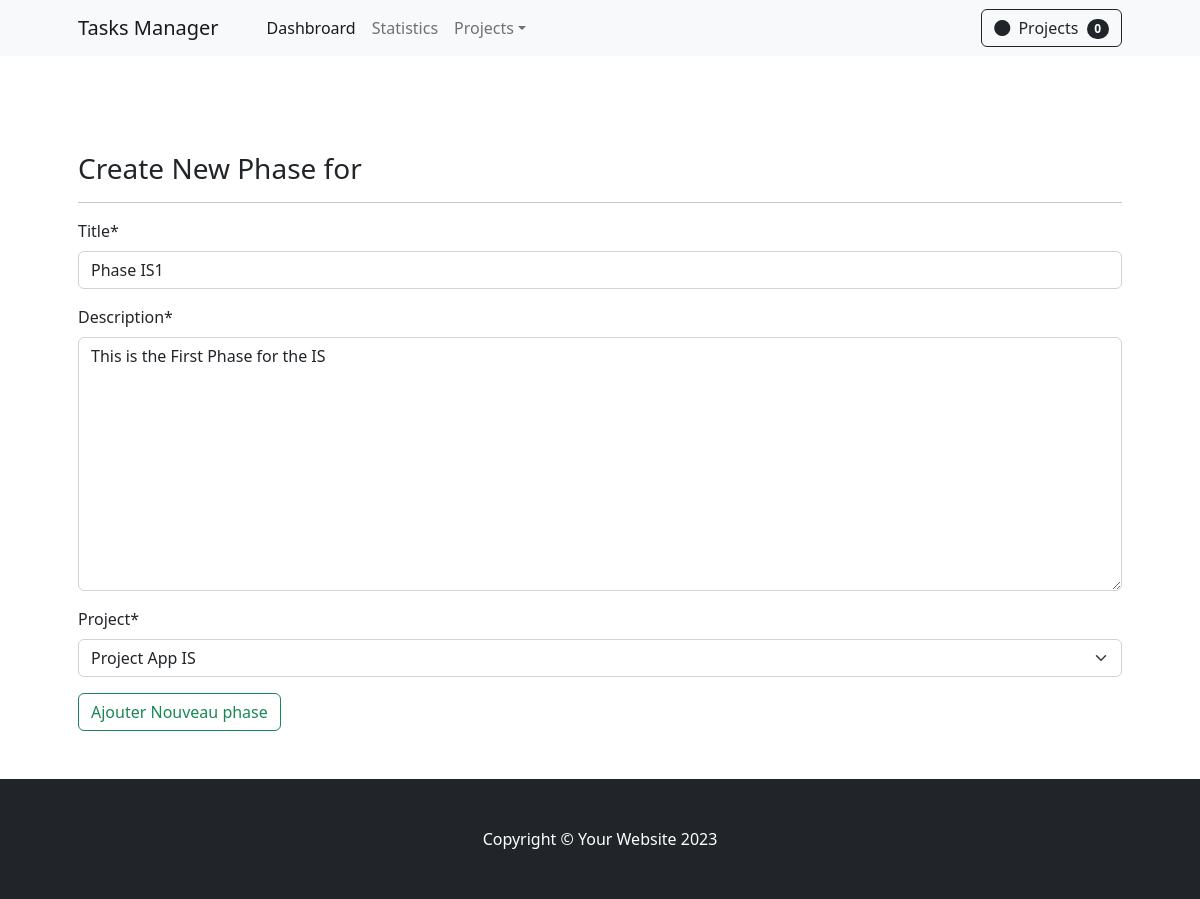
Screenshot of /phases/1/update/ with the database file from the repository.
### apps/backend/models.py (models this page shows, shortened)
class Phase(models.Model):
    title           = models.CharField(max_length=150)
    description     = models.TextField(blank=False)
    project         = models.ForeignKey(Project, on_delete=models.CASCADE, related_name='phases')

class Project(models.Model):
    title           = models.CharField(max_length=150)
    description     = models.TextField(blank=False)
    phases_nbr      = models.IntegerField(default=0)
    created_at      = models.DateTimeField(default=datetime.now)
    updated_at      = models.DateTimeField(default=datetime.now)
    ongoing         = models.BooleanField(default=False)
    started_at      = models.DateTimeField(default=datetime.now)
    finished        = models.BooleanField(default=False)
    finished_at     = models.DateTimeField(default=datetime.now)
    def __str__(self) -> str:
        return self.title

### apps/backend/views/phase.py (the view)
# urls.py: path('phases/<int:pk>/update/', view=PhaseUpdateView.as_view(), name='phase-update'),
class PhaseUpdateView(UpdateView):
    model           =   Phase
    template_name   =   'phases/phase_create.html'
    fields          =   '__all__'
    success_url     =   reverse_lazy('project-list')

### apps/backend/templates/phases/phase_create.html (shortened to what this page needs)
{% extends '_base.html' %}
{% load crispy_forms_tags %}
{% load static %}
{% block content %}
    <section class="py-5">
        <div class="container px-4 px-lg-5 mt-5">
            <h3> Create New Phase for  </h3>
            <hr>
            <form method="POST">
                {{form|crispy}}
                <button type="submit" class="btn btn-outline-success">Ajouter Nouveau phase </button>
            </form>
        </div>
    </section>
{% endblock %}

### rows the page displays
Phase: title "Phase IS1", description "This is the First Phase for the IS", project "Project App IS"

### other values shown
{{ object_list|length }} "0"
